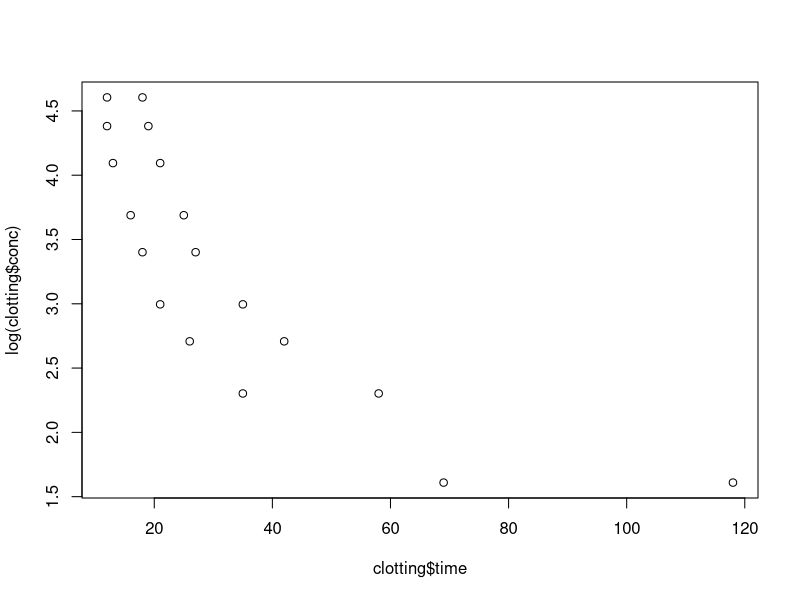
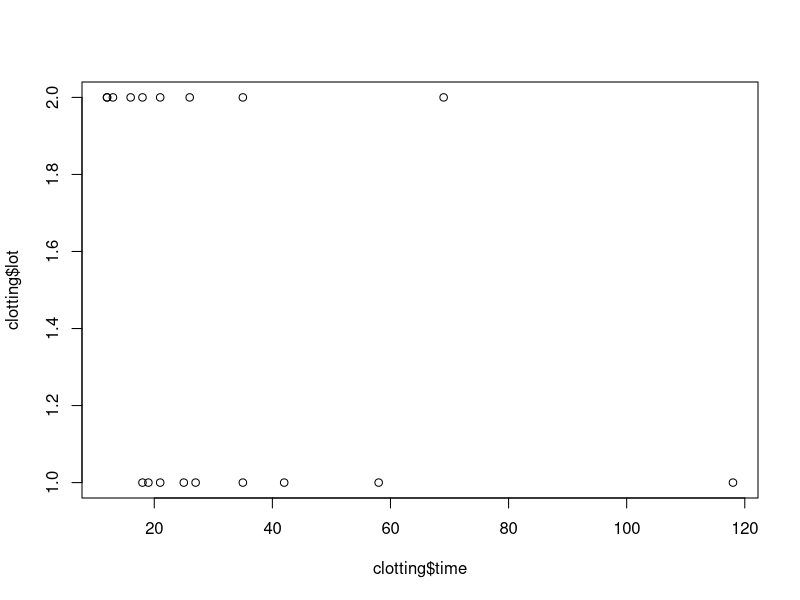
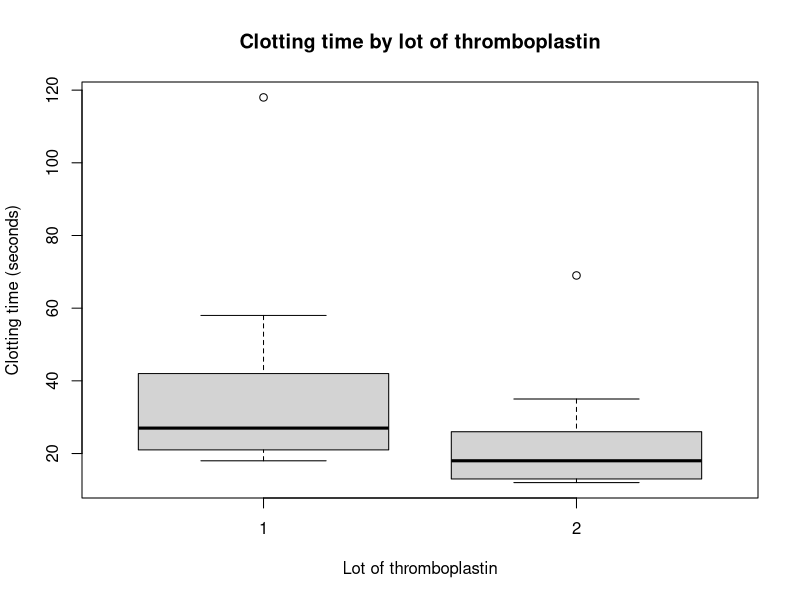
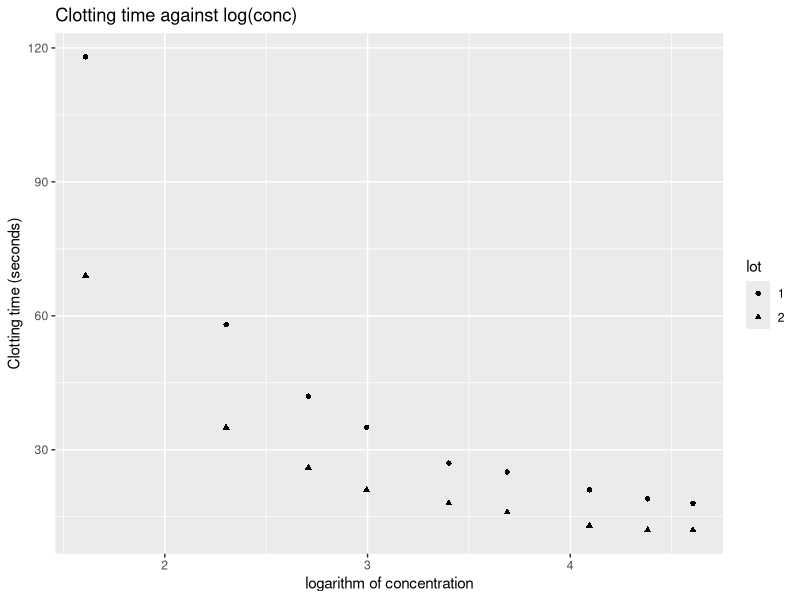
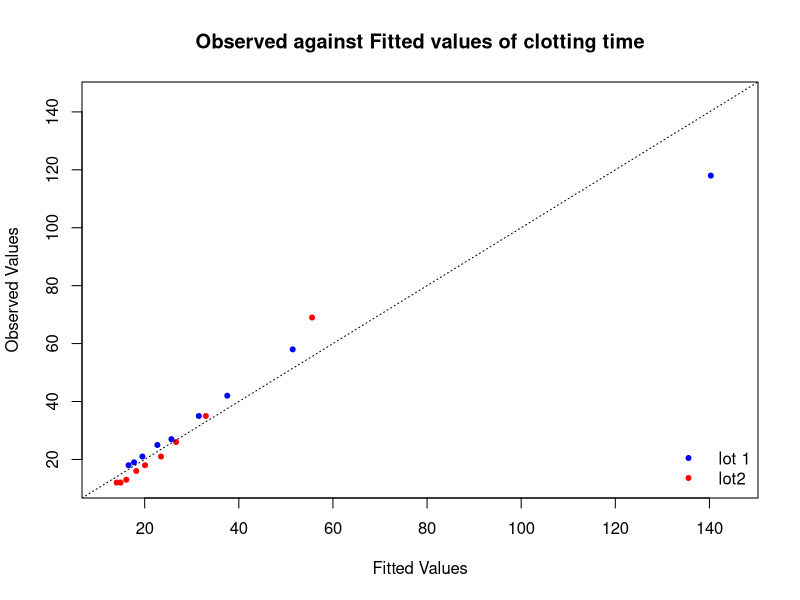
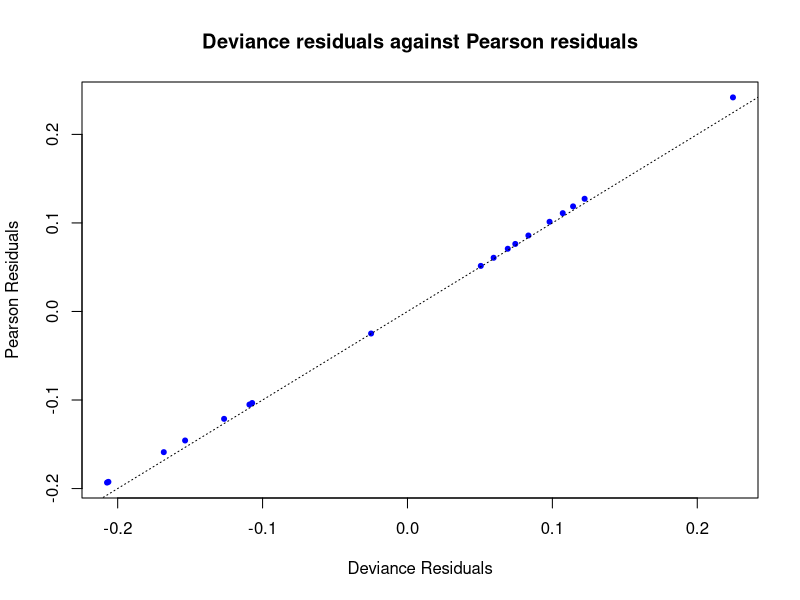

R code for these plots, in order:
library(ggplot2)
library(xtable)


clotting<-data.frame(conc=c(5,10,15,20,30,40,60,80,100,5,10,15,20,30,40,60,80,100),lot=factor(c(rep(1,9),rep(2,9))),time=c(118,58,42,35,27,25,21,19,18,69,35,26,21,18,16,13,12,12))


#informative plots
plot(clotting$time, log(clotting$conc))
plot(clotting$time, clotting$lot)

boxplot(clotting$time ~ clotting$lot, xlab = 'Lot of thromboplastin', ylab ='Clotting time (seconds)', main = 'Clotting time by lot of thromboplastin')

model1 = glm(time~log(conc) + lot, data = clotting, family = Gamma(link= 'inverse'))
summary(model1)
beta = coefficients(model1)
#plot of clotting against log(conc)
ggplot(clotting, aes(log(conc),time,shape=lot))+ 
  geom_point()+
  ggtitle("Clotting time against log(conc)")+
  labs(x="logarithm of concentration",y="Clotting time (seconds)") 

#expected clotting time for each individual
times = matrix(fitted(model1))


#90% confidence interval
FisherInv=vcov(model1)
df = model1$df.residual

#intercept
ub1 = beta[1] + qt(0.95,df)*sqrt(FisherInv[1,1])
lb1 = beta[1] - qt(0.95,df)*sqrt(FisherInv[1,1])
ci_intercept= c(lb1,ub1)


#log(conc)
ub2 = beta[2] + qt(0.95,df)*sqrt(FisherInv[2,2])
lb2 = beta[2] - qt(0.95,df)*sqrt(FisherInv[2,2])
ci_log_conc = c(lb2,ub2)


#lot
ub3 = beta[3] + qt(0.95,df)*sqrt(FisherInv[3,3])
lb3 = beta[3] - qt(0.95,df)*sqrt(FisherInv[3,3])
ci_lot = c(lb3,ub3)

confidence = rbind(ci_intercept,ci_log_conc,ci_lot)
confidence

#Pearson chi-squared statistic
P = sum(residuals(model1,"pearson")^2)
df = model1$df.residual
phi = P/df

phi
#Plot of observed vs fitted values

plot(model1$fitted[1:9], clotting$time[1:9],ylim = c(12,145), xlim = c(12,145), xlab = "Fitted Values", ylab = "Observed Values",  main= "Observed against Fitted values of clotting time", pch=20, cex=1, col="blue" )
points(model1$fitted[10:18], clotting$time[10:18],ylim = c(12,145), xlim = c(12,145), pch =20, col ='red')
abline(0,1,lty=3)
legend("bottomright", legend = c("lot 1","lot2"), pch=c(20,20),lwd=1,lty=c(NA,NA), col=c("blue","red"),bty = 'n')


#Analysis of deviance table with F test

anova(model1, test ="F")

#manual calculation of p-value using t-quantiles
t_log=coef(model1)[2]/sqrt(FisherInv[2,2]) 

2*(1-pt(abs(t_log),df))

t_lot=coef(model1)[3]/sqrt(FisherInv[3,3]) 
2*(1-pt(abs(t_lot),df))




#obtain deviance D
D = deviance(model1)

P/phi
D/phi
#residuals
resP = residuals(model1,'pearson')
resD =residuals(model1,'deviance')

#Deviance residuals against Pearson residuals
plot(resD,resP,xlab="Deviance Residuals",ylab="Pearson Residuals",
     main= "Deviance residuals against Pearson residuals", pch=20, cex=1, col="blue")
abline(0,1,lty=3)

qchisq(0.95,df)

